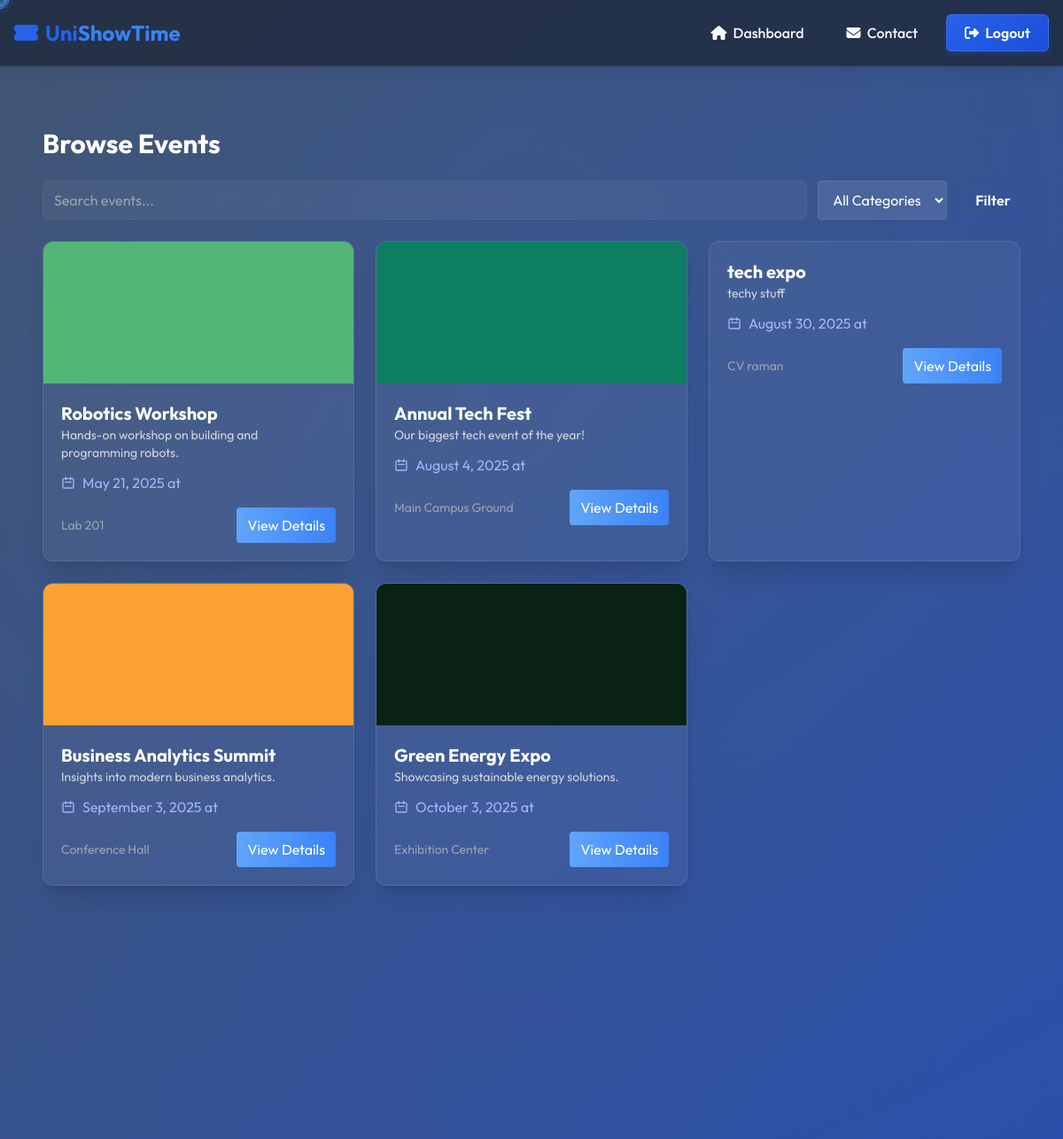
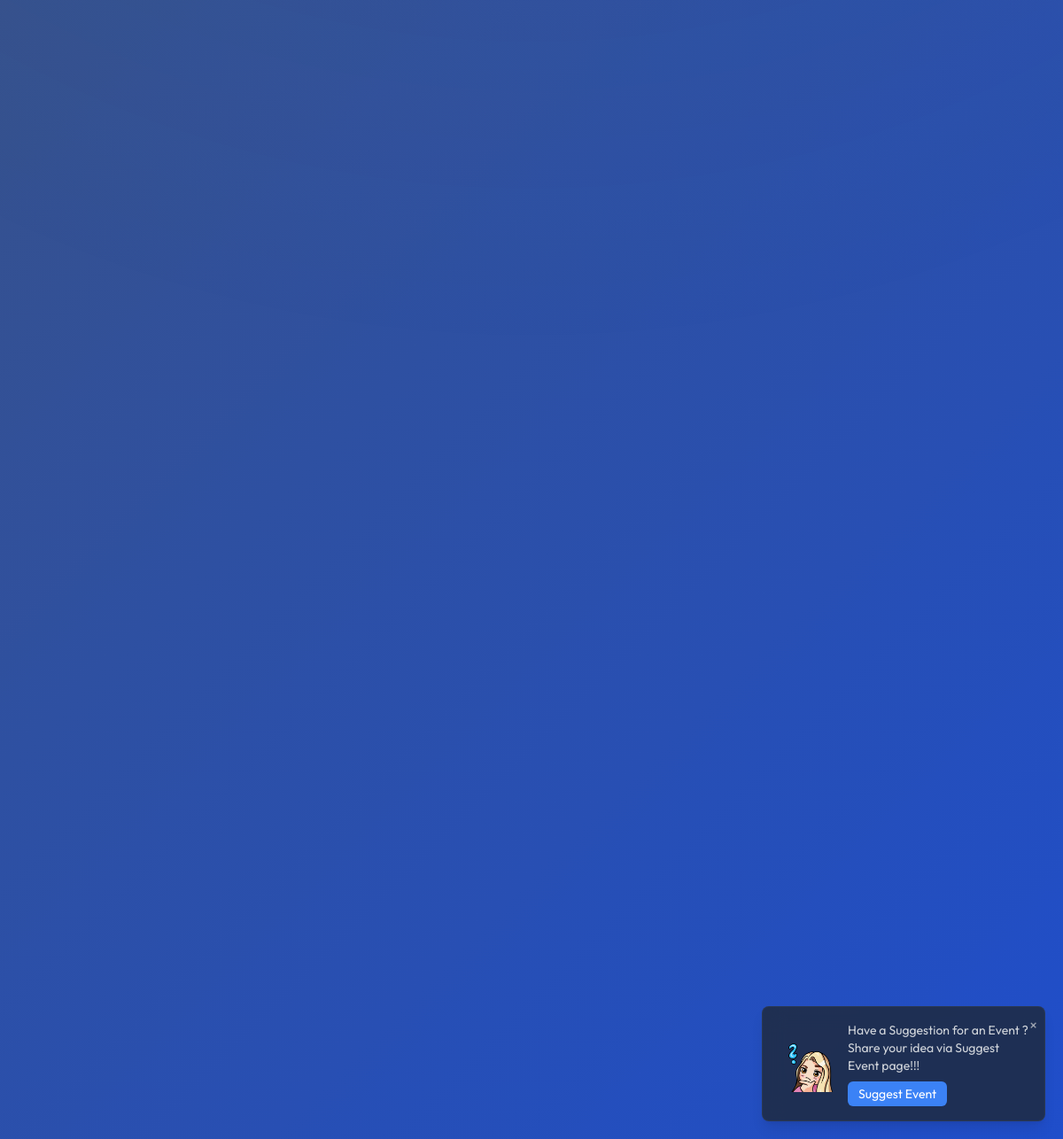
Page /events/ (signed in) on the committed database (2 pictures, top to bottom).
### mainapp/models.py (models this page shows, shortened)
class Event(models.Model):
    CATEGORY_CHOICES = (
        ('seminar', 'Seminar'),
        ('concert', 'Concert'),
        ('stage_event', 'Stage Event'),
        ('educational', 'Educational'),
        ('other', 'Other'),
    )
    title = models.CharField(max_length=200)
    description = models.TextField()
    date = models.DateTimeField(null=True, blank=True)
    location = models.CharField(max_length=200, null=True, blank=True)
    image = models.ImageField(upload_to='event_images/', null=True, blank=True)
    available_tickets = models.IntegerField(default=0)
    ticket_price = models.DecimalField(max_digits=10, decimal_places=2, default=0.00)
    department = models.ForeignKey(Department, on_delete=models.SET_NULL, null=True, blank=True, related_name='events')
    created_by = models.ForeignKey(CustomUser, on_delete=models.CASCADE, related_name='created_events')
    category = models.CharField(max_length=20, choices=CATEGORY_CHOICES, default='other')

### mainapp/views.py (the view)
# urls.py: path('events/', views.events, name='events'),
@login_required
def events(request):
    query = request.GET.get('q', '').strip()
    category = request.GET.get('category')
    events_qs = (
        Event.objects.exclude(date__isnull=True, location__isnull=True)
        .order_by('date')
    )
    if query:
        events_qs = events_qs.filter(title__icontains=query)
    if category:
        events_qs = events_qs.filter(category=category)
    return render(request, 'mainapp/events.html', {
        'events': events_qs,
        'search': query,
        'category': category,
    })

### mainapp/templates/mainapp/events.html (shortened to what this page needs)
{% extends 'base.html' %}
{% load static %}
{% block content %}
<div class="min-h-screen py-12 px-4">
  <div class="container mx-auto max-w-6xl mb-8">
    <h1 class="text-3xl font-bold text-white mb-6">Browse Events</h1>
    <form method="get" class="flex gap-3 mb-6">
      <input type="text" name="q" value="{{ search }}" placeholder="Search events..." class="px-3 py-2 rounded bg-white/10 text-white border border-white/10 w-full" />
      <select name="category" class="px-3 py-2 rounded bg-white/10 text-white border border-white/10">
        <option value="">All Categories</option>
      </select>
      <button type="submit" class="px-4 py-2 rounded bg-gradient-to-r from-blue-400 to-blue-500 text-white">Filter</button>
    </form>
    <div class="grid grid-cols-1 md:grid-cols-2 lg:grid-cols-3 gap-6">
      {% for event in events %}
      <div class="bg-white/5 backdrop-blur-lg rounded-xl overflow-hidden shadow-xl border border-white/10">
        {% if event.image %}
        <img src="{{ event.image.url }}" alt="{{ event.title }}" class="w-full h-40 object-cover">
        {% endif %}
        <div class="p-5">
          <h3 class="text-xl font-bold text-white">{{ event.title }}</h3>
          <p class="text-gray-300 text-sm mb-3">{{ event.description|truncatechars:120 }}</p>
          <div class="flex items-center text-indigo-300 mb-4">
            <svg class="w-4 h-4 mr-2" fill="none" stroke="currentColor" viewBox="0 0 24 24" aria-hidden="true">
              <path stroke-linecap="round" stroke-linejoin="round" stroke-width="2" d="M8 7V3m8 4V3m-9 8h10M5 21h14a2 2 0 002-2V7a2 2 0 00-2-2H5a2 2 0 00-2 2v12a2 2 0 002 2z"></path>
            </svg>
            <span>{{ event.date|date:"F j, Y" }} at {{ event.time|time:"g:i A" }}</span>
          </div>
          <div class="flex justify-between items-center">
            <span class="text-sm text-gray-400">{{ event.location }}</span>
            <a href="{% url 'event_details' event.id %}" class="px-3 py-2 rounded bg-gradient-to-r from-blue-400 to-blue-500 text-white">View Details</a>
          </div>
        </div>
      </div>
      {% empty %}
      <div class="col-span-full p-8 rounded-lg bg-white/5 border border-white/10 text-center">
        <p class="text-gray-300">No events found. Try adjusting filters.</p>
      </div>
      {% endfor %}
    </div>
  </div>
</div>
{% endblock %}

### static/css/form-enhancements.css (style rules this page uses)
input:not([type="radio"]):not([type="checkbox"]), textarea, select { transition: all 0.3s cubic-bezier(0.4, 0, 0.2, 1); border: 1px solid rgba(100, 116, 139, 0.3); border-radius: 0.375rem; background-color: rgba(255, 255, 255, 0.05); backdrop-filter: blur(10px); -webkit-backdrop-filter: blur(10px); }
button[type="submit"], input[type="submit"] { background: linear-gradient(135deg, var(--color-accent), var(--color-accent-dark, #1e40af)); border: none; border-radius: 0.375rem; padding: 0.625rem 1.25rem; color: white; font-weight: 600; letter-spacing: 0.01em; box-shadow: 0 4px 6px rgba(37, 99, 235, 0.2), 0 1px 3px rgba(0, 0, 0, 0.1); transition: all 0.3s cubic-bezier(0.4, 0, 0.2, 1); position: relative; overflow: hidden; z-index: 1; }
button[type="submit"]::before, input[type="submit"]::before { content: ''; position: absolute; top: 0; left: -100%; width: 100%; height: 100%; background: linear-gradient(90deg, transparent, rgba(255, 255, 255, 0.2), transparent); transition: left 0.7s ease; z-index: -1; }

### mainapp/templates/base.html (style rules this page uses)
:root { --primary: #2563eb; --primary-light: #3b82f6; --primary-dark: #1d4ed8; --secondary: #64748b; --secondary-light: #94a3b8; --secondary-dark: #475569; --dark: #1e293b; --dark-light: #334155; --light: #f8fafc; --accent: #8b5cf6; --accent-light: #a78bfa; --accent-dark: #7c3aed; --success: #10b981; --success-light: #34d399; --success-dark: #059669; --warning: #f59e0b; --warning-light: #fbbf24; --warning-dark: #d97706; --error: #ef4444; --error-light: #f87171; --error-dark: #dc2626; }
body { font-family: 'Outfit', sans-serif; background: var(--dark); color: var(--light); margin: 0; min-height: 100vh; display: flex; flex-direction: column; overflow-x: hidden; }

### rows in the picture
Event: image (picture), title "Robotics Workshop", description "Hands-on workshop on building and programming robots.", date "May 21, 2025", location "Lab 201"
Event: image (picture), title "Annual Tech Fest", description "Our biggest tech event of the year!", date "August 4, 2025", location "Main Campus Ground"
Event: title "tech expo", description "techy stuff", date "August 30, 2025", location "CV raman"
Event: image (picture), title "Business Analytics Summit", description "Insights into modern business analytics.", date "September 3, 2025", location "Conference Hall"
Event: image (picture), title "Green Energy Expo", description "Showcasing sustainable energy solutions.", date "October 3, 2025", location "Exhibition Center"
